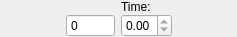
<?xml version="1.0" encoding="UTF-8"?>
<ui version="4.0">
 <class>SequencerTrackPropsDlg</class>
 <widget class="QWidget" name="SequencerTrackPropsDlg">
  <property name="geometry">
   <rect>
    <x>0</x>
    <y>0</y>
    <width>237</width>
    <height>33</height>
   </rect>
  </property>
  <layout class="QGridLayout" name="gridLayout">
   <property name="leftMargin">
    <number>0</number>
   </property>
   <property name="topMargin">
    <number>0</number>
   </property>
   <property name="rightMargin">
    <number>0</number>
   </property>
   <property name="bottomMargin">
    <number>0</number>
   </property>
   <property name="verticalSpacing">
    <number>0</number>
   </property>
   <item row="1" column="1">
    <widget class="QSpinBox" name="m_keySpinBtn">
     <property name="buttonSymbols">
      <enum>QAbstractSpinBox::NoButtons</enum>
     </property>
     <property name="minimum">
      <number>-10000</number>
     </property>
     <property name="maximum">
      <number>10000</number>
     </property>
    </widget>
   </item>
   <item row="0" column="2">
    <widget class="QLabel" name="label">
     <property name="text">
      <string>Time:</string>
     </property>
    </widget>
   </item>
   <item row="1" column="0">
    <spacer name="horizontalSpacer">
     <property name="orientation">
      <enum>Qt::Horizontal</enum>
     </property>
     <property name="sizeHint" stdset="0">
      <size>
       <width>40</width>
       <height>20</height>
      </size>
     </property>
    </spacer>
   </item>
   <item row="1" column="3">
    <spacer name="horizontalSpacer_2">
     <property name="orientation">
      <enum>Qt::Horizontal</enum>
     </property>
     <property name="sizeHint" stdset="0">
      <size>
       <width>40</width>
       <height>20</height>
      </size>
     </property>
    </spacer>
   </item>
   <item row="1" column="2">
    <widget class="QDoubleSpinBox" name="m_time">
     <property name="maximum">
      <double>0.000000000000000</double>
     </property>
     <property name="singleStep">
      <double>0.100000000000000</double>
     </property>
    </widget>
   </item>
  </layout>
 </widget>
 <resources/>
 <connections/>
</ui>
